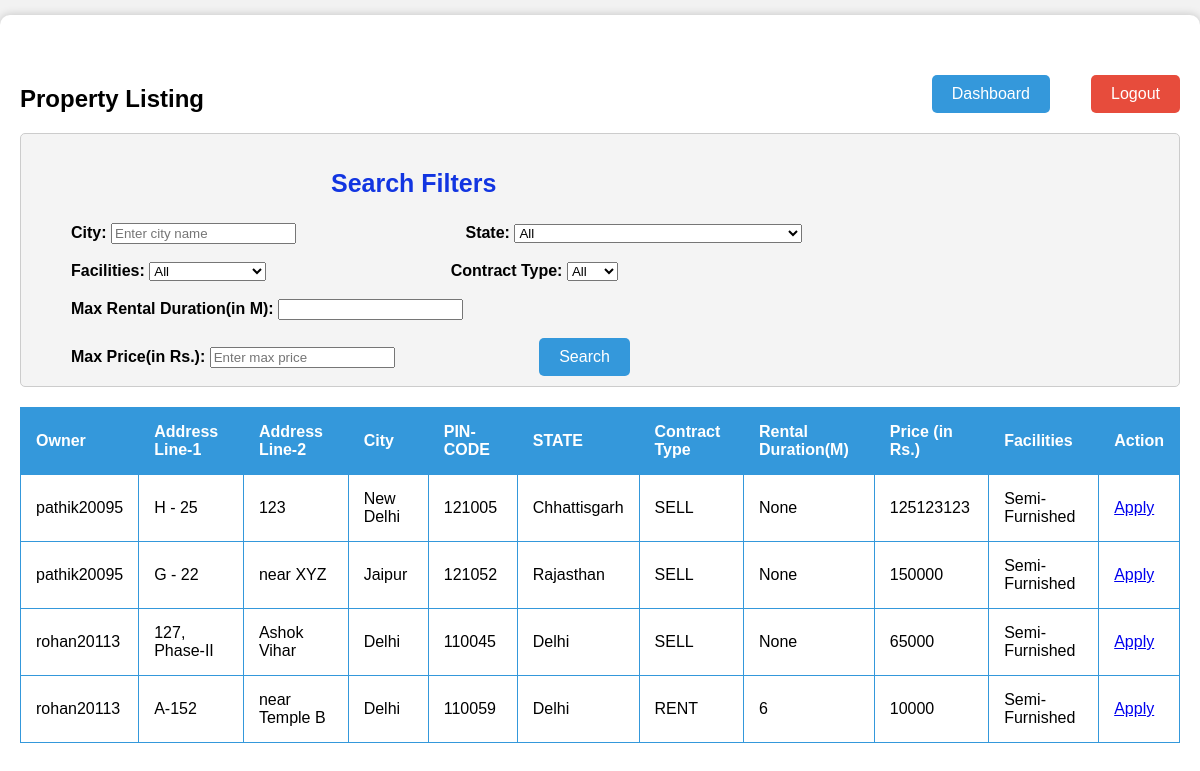
The app's page /search_properties/ (signed in), older data.
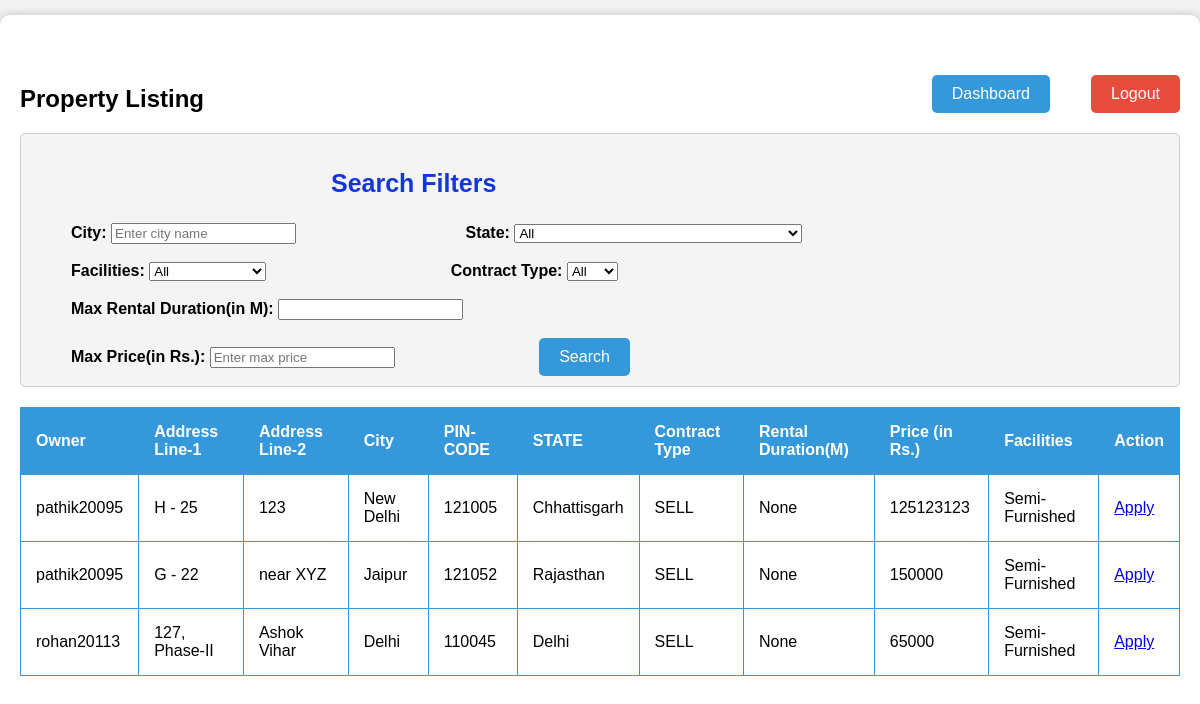
The same page, newer data.
### project_app/models.py (models this page shows, shortened)
class Property(models.Model):
    owner = models.CharField(max_length=30,  null= False, blank=False, default = None)
    address_line_1 = models.CharField(max_length=30,  null= False, blank=False, default = None)
    address_line_2 = models.CharField(max_length=30,  null= False, blank=True, default = '')
    state = models.CharField(max_length=30,  null= False, blank=False, default = None)
    city = models.CharField(max_length=30,  null= False, blank=False, default = None)
    pincode = models.CharField(max_length=6,  null= False, blank=False, default = None)
    type = models.CharField(max_length=4,  null= False, blank=False, default = None)
    duration = models.DecimalField(decimal_places=0, max_digits=3, validators=[MaxValueValidator(limit_value=240)], null = True, blank = True, default = None)
    price = models.DecimalField(decimal_places=0, max_digits=10, null = True, blank = True, default= 0)
    facilities = models.CharField(max_length=20,  null= False, blank=False, default = None)

### project_app/views.py (the view)
# urls.py: path("search_properties/", views.search_properties, name="search_properties_page"),
def search_properties(request):
    if(request.method == 'POST'):
        username = request.session.get('username')
        if(request.session.get('email_kyc') is None):
            return redirect('logout_page')
        if(username is None):
            return redirect('/login')
    else:
        username = request.session.get('username')
        if(request.session.get('email_kyc') is None):
            return redirect('logout_page')
        if(username is None):
            return redirect('/login')
        my_properties_list = []
        properties = list(Property.objects.values())
        for i in range(len(properties)):
            if(properties[i]['owner'] !=username and properties[i]['type'] in ['SELL', 'RENT']):
                my_properties_list.append(properties[i])
        applications = list(PropertyApplications.objects.values())
        user_details = [{'user': username}]
        return render(request, 'search_properties.html', {'properties':my_properties_list, 'applications':applications, 'user': user_details})

### project_app/templates/search_properties.html (shortened to what this page needs)
<!DOCTYPE html>
<html>
<head>
</head>
<body>
    <div class="container">
        <div>
            <h2 style="margin-top: 50px;">Property Listing</h2>
            <a class="dashboard-button" href="/dashboard">Dashboard</a>
            <a class="logout-button" href="/logout">Logout</a>
        </div>
        <div class="filter-container">
            <h3 style="margin-left:300px;text-shadow: #1e6aae;text-underline-position: auto;font-size: 25px;
            width: fit-content;color: #1235e1;">Search Filters</h3>
            <label class="filter-label"  for="filter-city">City:</label>
            <input type="text" id="filter-city" placeholder="Enter city name">
            <label class="filter-label-third" for="filter-state">State:</label>
            <select id="filter-state">
                <option value="">All</option>
            </select>
            <br></br>
            <label class="filter-label" for="filter-facilities">Facilities:</label>
            <select id="filter-facilities">
                <option value="">All</option>
            </select>
            <label class="filter-label-second" for="filter-type">Contract Type:</label>
            <select id="filter-type">
                <option value="">All</option>
            </select>
            <br></br>
            <label class = "filter-label" for="filter-duration">Max Rental Duration(in M):</label>
            <input type="number" id="filter-duration" name="duration" min="0">
            <br></br>
            <label class="filter-label" for="filter-price">Max Price(in Rs.):</label>
            <input type="number" id="filter-price" placeholder="Enter max price" min="0">
            <button type="button" class="search-button" id="search-button">Search</button>
        </div>
        <div class="scroll-container">
            <table>
                <thead>
                    <tr>
                        <th>Owner</th>
                        <th>Address Line-1</th>
                        <th>Address Line-2</th>
                        <th>City</th>
                        <th>PIN-CODE</th>
                        <th>STATE</th>
                        <th>Contract Type</th>
                        <th>Rental Duration(M)</th>
                        <th>Price (in Rs.)</th>
                        <th>Facilities</th>
                        <th>Action</th>
                    </tr>
                </thead>
                <tbody>
                    {% for property in properties %}
                    <tr>
                        <td>{{ property.owner }}</td>
                        <td>{{ property.address_line_1 }}</td>
                        <td>{{ property.address_line_2 }}</td>
                        <td>{{ property.city }}</td>
                        <td>{{ property.pincode }}</td>
                        <td>{{ property.state }}</td>
                        <td>{{ property.type }}</td>
                        <td>{{ property.duration }}</td>
                        <td>{{ property.price }}</td>
                        <td>{{ property.facilities }}</td>
                        <td>
                            <a id = 'action_available' href="/apply_property_deal/{{property.id}}">Apply</a>
                        </td>
                    </tr>
                    {% endfor %}
                </tbody>
            </table>
        </div>
    </div>
</body>
</html>

Row changes from the older to the newer data that the page shows:
no longer on this page (row edited): Property: owner "rohan20113", address_line_1 "A-152", address_line_2 "near Temple B", city "Delhi", pincode "110059", state "Delhi", type "RENT", duration "6", price "10000", facilities "Semi-Furnished"
